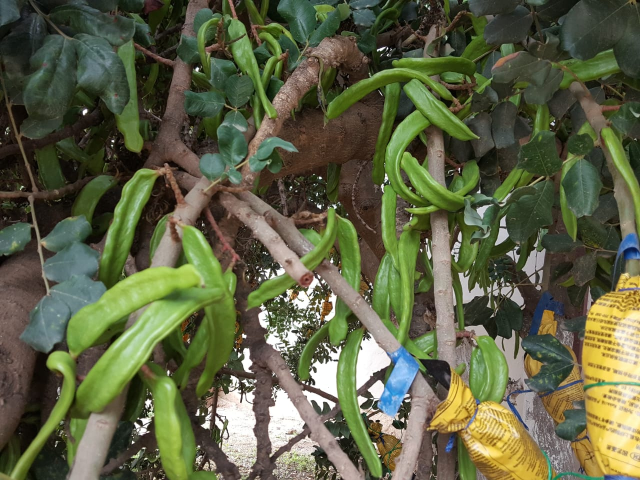
#> input picture Images/carob.jpeg, 1280 x 960 px (shown at 1/2 size)
$ python HSV_mask.py
#> lines starting #> are read from the running program, lines starting #| are printed output that depends on the picture; after the words box and inside, x2 and y2 are one past the last pixel; in counts of white or black regions, pixels touching at a corner belong together
import cv2
import numpy as np


def passfunction(x):
    pass


cv2.namedWindow('tracking')
cv2.createTrackbar('LH', 'tracking', 0, 255, passfunction)
#> slider 'LH' is set to 51
cv2.createTrackbar('UH', 'tracking', 255, 255, passfunction)
cv2.createTrackbar('LS', 'tracking', 0, 255, passfunction)
#> slider 'LS' is set to 51
cv2.createTrackbar('US', 'tracking', 255, 255, passfunction)
cv2.createTrackbar('LV', 'tracking', 0, 255, passfunction)
#> slider 'LV' is set to 51
cv2.createTrackbar('UV', 'tracking', 255, 255, passfunction)

while True:
    img = cv2.imread('Images/carob.jpeg', 1)
#> img is the input picture: shape (960, 1280, 3); mean B, G, R 68.3, 97.7, 93.7
    frame = cv2.resize(img, (650, 488))
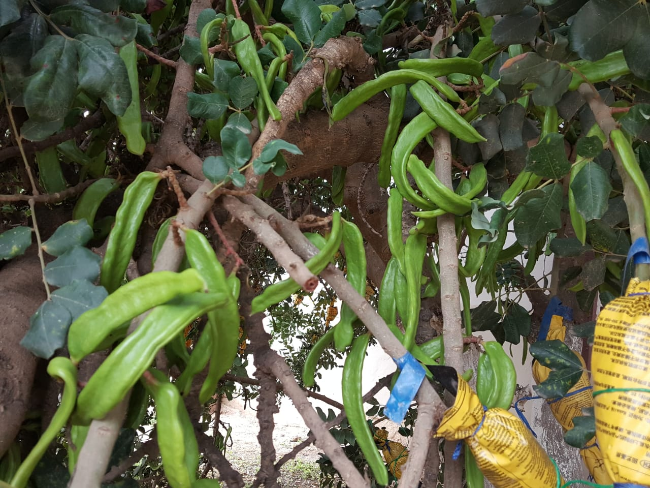
#> frame: shape (488, 650, 3); mean B, G, R 68.2, 97.6, 93.5
    hsv = cv2.cvtColor(frame, cv2.COLOR_BGR2HSV)
#> hsv: shape (488, 650, 3); mean H, S, V 36.3, 99.9, 104.6
    lh = cv2.getTrackbarPos('LH', 'tracking')
    uh = cv2.getTrackbarPos('UH', 'tracking')
    ls = cv2.getTrackbarPos('LS', 'tracking')
    us = cv2.getTrackbarPos('US', 'tracking')
    lv = cv2.getTrackbarPos('LV', 'tracking')
    uv = cv2.getTrackbarPos('UV', 'tracking')
    lower_region = np.array([lh, ls, lv])
    upper_region = np.array([uh, us, uv])
    mask = cv2.inRange(hsv, lower_region, upper_region)
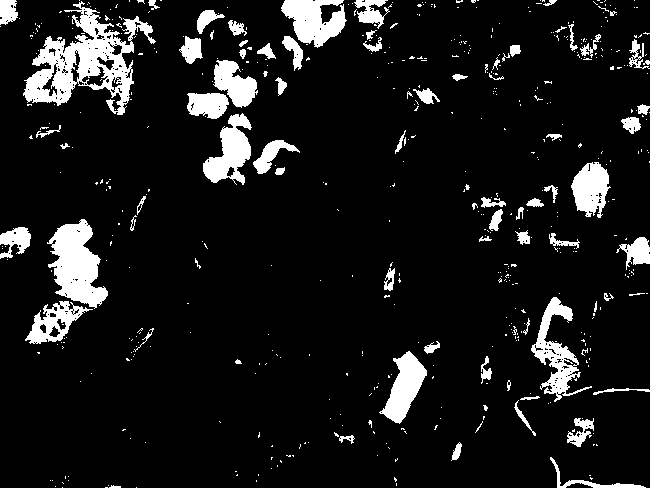
#> mask: shape (488, 650); 9.9% white; 545 white regions (467 under 20 px), largest, box (x1, y1, x2, y2) and area: (23, 1, 156, 115) 5576, (47, 219, 108, 309) 3134, (531, 297, 592, 402) 1967
    res = cv2.bitwise_and(frame, frame, mask=mask)
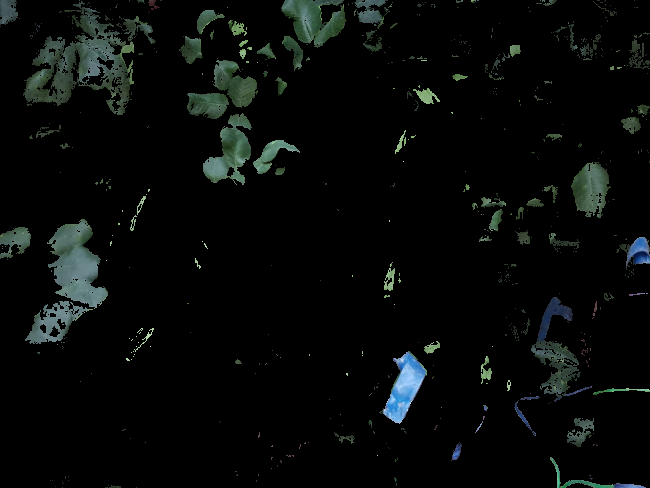
#> res: shape (488, 650, 3); mean B, G, R 8.8, 9.8, 7.2
    cv2.imshow('frame', frame)
    cv2.imshow('res', res)

    button = cv2.waitKey(1) & 0xff
#> (key q is pressed here)
    if button == ord('s'):
        cv2.imwrite('Images/savedImage.jpg', res)
    if button == ord('q'):
        break

cv2.destroyAllWindows()
